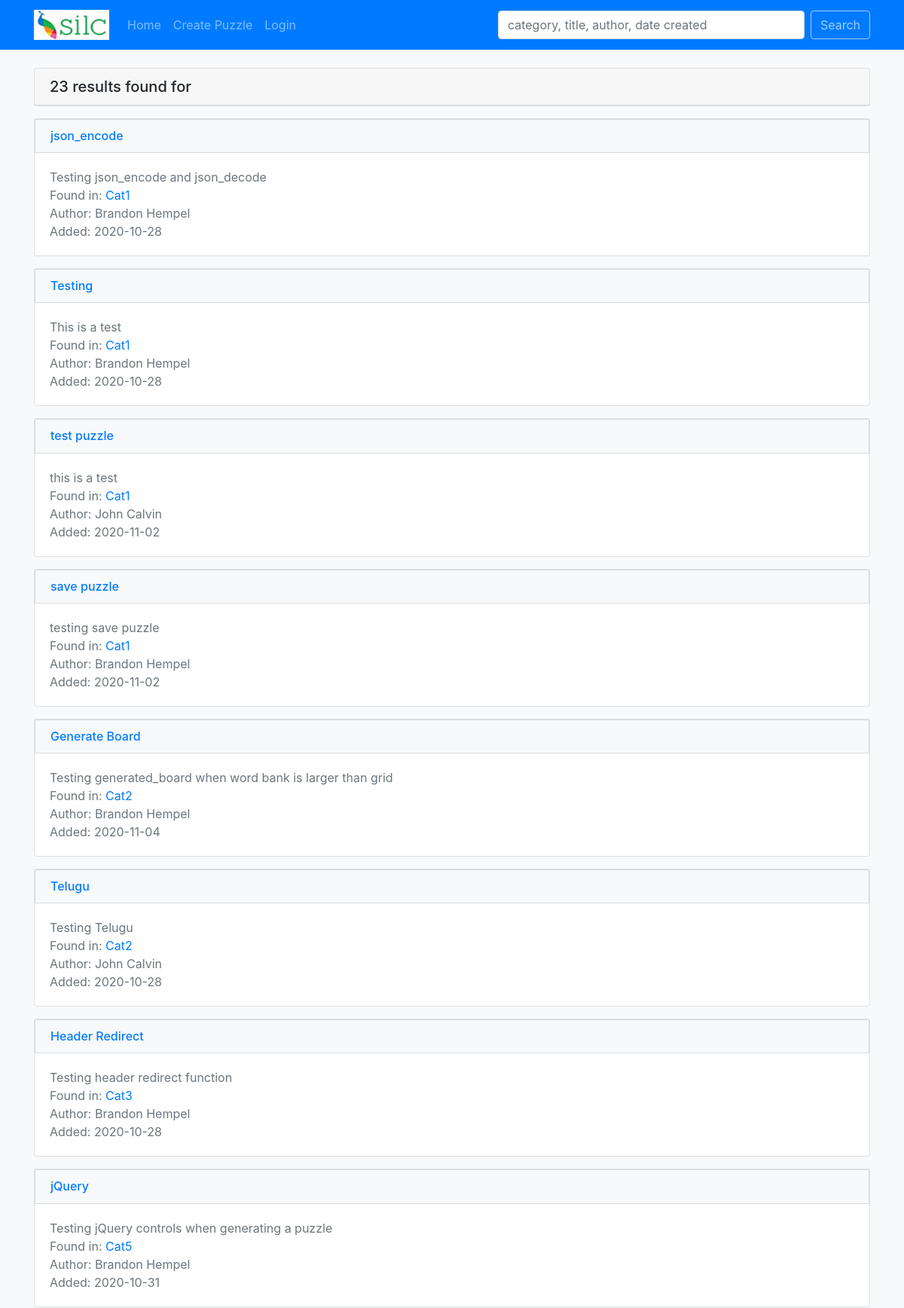
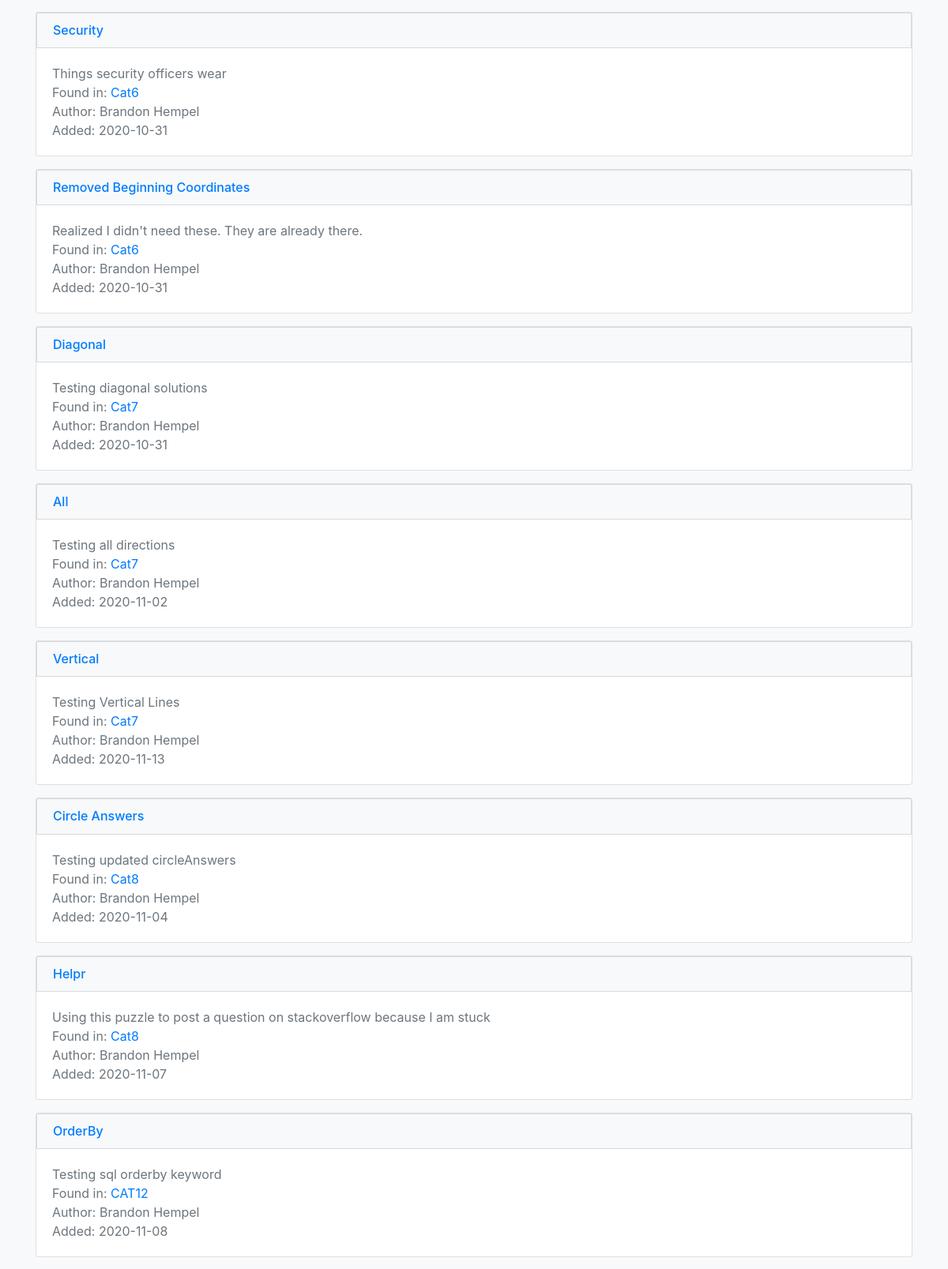
Screenshot of /search.php (upper part) with the database file from the repository (2 pictures, top to bottom).
### tables this page shows
CREATE TABLE `puzzles` (
  `puzzle_id` int(11) NOT NULL,
  `cat_id` varchar(255) NOT NULL,
  `title` varchar(255) NOT NULL,
  `description` varchar(255) NOT NULL,
  `author_id` int(11) NOT NULL,
  `created_on` date NOT NULL DEFAULT current_timestamp(),
  `language` varchar(255) NOT NULL,
  `word_direction` varchar(255) NOT NULL,
  `height` int(11) NOT NULL DEFAULT 10,
  `width` int(11) NOT NULL DEFAULT 10,
  `share_chars` tinyint(1) NOT NULL DEFAULT 1,
  `filler_char_types` varchar(255) NOT NULL,
  `word_bank` longtext NOT NULL CHECK (json_valid(`word_bank`)),
  `board` longtext NOT NULL CHECK (json_valid(`board`)),
  `solution_directions` longtext NOT NULL CHECK (json_valid(`solution_directions`)),
  `answer_coordinates` longtext NOT NULL CHECK (json_valid(`answer_coordinates`))
);

CREATE TABLE `categories` (
  `cat_id` int(11) NOT NULL,
  `cat_name` varchar(255) NOT NULL
);

CREATE TABLE `users` (
  `id` int(11) NOT NULL,
  `first_name` varchar(30) NOT NULL,
  `last_name` varchar(30) NOT NULL,
  `email` varchar(75) NOT NULL,
  `hash` varchar(200) NOT NULL,
  `active` varchar(10) NOT NULL,
  `role` varchar(20) NOT NULL,
  `modified_time` date NOT NULL,
  `created_time` date NOT NULL
);

### helpers/functions.php (called while the page is built, shortened)
<?php
    function search($pdo){
        $data = [
            'query' => trim($_POST['query']),
        ];
        $sql = "SELECT categories.cat_id, puzzle_id, cat_name, title, description, created_on, users.first_name, users.last_name
                FROM puzzles
                INNER JOIN categories
                ON puzzles.cat_id = categories.cat_id
                INNER JOIN users
                ON users.id = puzzles.author_id
                WHERE cat_name LIKE '%' :query '%'
                OR title LIKE '%' :query '%'
                OR users.first_name LIKE '%' :query '%'
                OR users.last_name LIKE '%' :query '%'
                OR CONCAT(users.first_name, ' ', users.last_name) LIKE '%' :query '%'
                OR created_on LIKE '%' :query '%'
                ORDER BY categories.cat_id
        ";
        $stmt = $pdo->prepare($sql);
        $stmt->execute([':query' => $data['query']]);
        return $stmt->fetchAll();
    }

### search.php (the view, shortened to what this page needs)
<?php
    include 'includes/header.php';
    $query = search($pdo);
?>
    <div class="card mt-4">
            <?php if(sizeof($query) == 0):?>
                <h5 class="card-header">I Found Nothing</h5>
    </div>
    <div class="alert alert-danger alert-dismissible fade show mt-2" role="alert">
        <strong>Nope!</strong> This is where I would normally display what you're looking for, but I don't have what you're looking for.
        <button type="button" class="close" data-dismiss="alert" aria-label="Close">
            <span aria-hidden="true">&times;</span>
        </button>
    </div>
            <?php else: ?>
            <?php
            $result = 'results';
            echo '<h5 class="card-header">' . sizeof($query) . ' ' . $result . ' found for ' . $_POST['query'] . '</h5></div>';
        endif;
            ?>
    <?php foreach($query as $puzzle): ?>
    <div class="card mt-3">
        <div class="list-group">
            <h6 class="mb-0"><a href="puzzle.php?puzzleId=<?php echo $puzzle->puzzle_id; ?>" class="list-group-item list-group-item-action bg-light text-primary"><?php echo $puzzle->title; ?></a></h6>
            <div class="card-body">
                <p class="card-text text-muted">
                    <?php echo $puzzle->description; ?>
                    <br>Found in: <a href="category.php?categoryId=<?php echo $puzzle->cat_id; ?>" class="card-link"><?php echo $puzzle->cat_name; ?></a>
                    <br>Author: <?php echo $puzzle->first_name . ' ' . $puzzle->last_name; ?>
                    <br>Added: <?php echo $puzzle->created_on; ?>
                </p>
            </div>
        </div>
    </div>
    <?php endforeach; ?>
<?php include('includes/footer.php'); ?>

### rows the page displays
puzzles: title "json_encode", description "Testing json_encode and json_decode", cat.cat_name "Cat1", author.first_name "Brandon", author.last_name "Hempel", created_on "2020-10-28"
puzzles: title "Testing", description "This is a test", cat.cat_name "Cat1", author.first_name "Brandon", author.last_name "Hempel", created_on "2020-10-28"
puzzles: title "test puzzle", description "this is a test", cat.cat_name "Cat1", author.first_name "John", author.last_name "Calvin", created_on "2020-11-02"
puzzles: title "save puzzle", description "testing save puzzle", cat.cat_name "Cat1", author.first_name "Brandon", author.last_name "Hempel", created_on "2020-11-02"
puzzles: title "Generate Board", description "Testing generated_board when word bank is larger than grid", cat.cat_name "Cat2", author.first_name "Brandon", author.last_name "Hempel", created_on "2020-11-04"
puzzles: title "Telugu", description "Testing Telugu", cat.cat_name "Cat2", author.first_name "John", author.last_name "Calvin", created_on "2020-10-28"
puzzles: title "Header Redirect", description "Testing header redirect function", cat.cat_name "Cat3", author.first_name "Brandon", author.last_name "Hempel", created_on "2020-10-28"
puzzles: title "jQuery", description "Testing jQuery controls when generating a puzzle", cat.cat_name "Cat5", author.first_name "Brandon", author.last_name "Hempel", created_on "2020-10-31"
puzzles: title "Security", description "Things security officers wear", cat.cat_name "Cat6", author.first_name "Brandon", author.last_name "Hempel", created_on "2020-10-31"
puzzles: title "Removed Beginning Coordinates", description "Realized I didn't need these. They are already there.", cat.cat_name "Cat6", author.first_name "Brandon", author.last_name "Hempel", created_on "2020-10-31"
puzzles: title "Diagonal", description "Testing diagonal solutions", cat.cat_name "Cat7", author.first_name "Brandon", author.last_name "Hempel", created_on "2020-10-31"
puzzles: title "All", description "Testing all directions", cat.cat_name "Cat7", author.first_name "Brandon", author.last_name "Hempel", created_on "2020-11-02"
puzzles: title "Vertical", description "Testing Vertical Lines", cat.cat_name "Cat7", author.first_name "Brandon", author.last_name "Hempel", created_on "2020-11-13"
puzzles: title "Circle Answers", description "Testing updated circleAnswers", cat.cat_name "Cat8", author.first_name "Brandon", author.last_name "Hempel", created_on "2020-11-04"
puzzles: title "Helpr", description "Using this puzzle to post a question on stackoverflow because I am stuck", cat.cat_name "Cat8", author.first_name "Brandon", author.last_name "Hempel", created_on "2020-11-07"
puzzles: title "OrderBy", description "Testing sql orderby keyword", cat.cat_name "CAT12", author.first_name "Brandon", author.last_name "Hempel", created_on "2020-11-08"

### other values shown
sizeof($query) "23"
$result "results"
